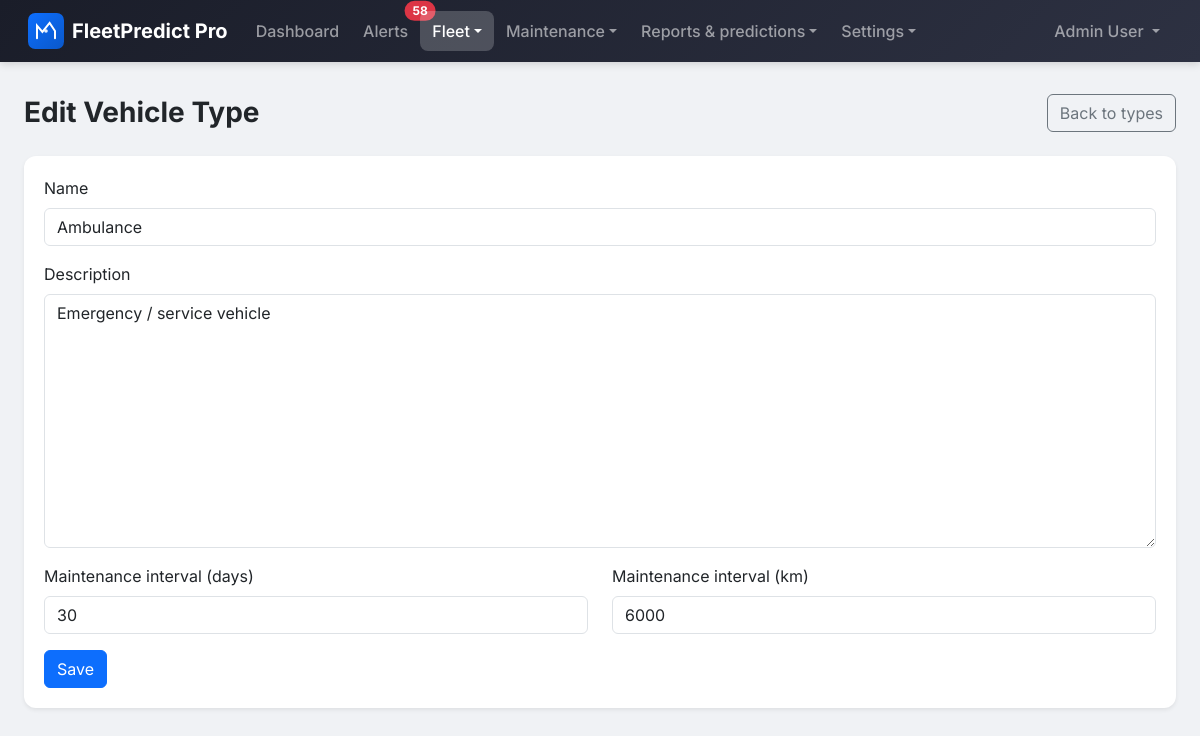
/vehicles/types/10/edit/ (signed in), run on the app's committed database.
### apps/users/models.py (models this page shows, shortened)
class User(AbstractBaseUser, PermissionsMixin):
    class Role(models.TextChoices):
        ADMINISTRATOR = 'administrator', 'Administrator'
        FLEET_MANAGER = 'fleet_manager', 'Fleet Manager'
        MECHANIC = 'mechanic', 'Mechanic'
        DRIVER = 'driver', 'Driver'
    email = models.EmailField(unique=True)
    first_name = models.CharField(max_length=150)
    last_name = models.CharField(max_length=150)
    role = models.CharField(
        max_length=20,
        choices=Role.choices,
        default=Role.DRIVER
    )
    is_active = models.BooleanField(default=True)
    is_staff = models.BooleanField(default=False)
    date_joined = models.DateTimeField(default=timezone.now)
    last_login = models.DateTimeField(null=True, blank=True)
    objects = UserManager()
    USERNAME_FIELD = 'email'
    REQUIRED_FIELDS = ['first_name', 'last_name']
    class Meta:
        verbose_name = 'User'
        verbose_name_plural = 'Users'
        ordering = ['-date_joined']
    def get_full_name(self):
        return f'{self.first_name} {self.last_name}'.strip()
    @property
    def is_driver(self):
        return self.role == self.Role.DRIVER
    def can_manage_vehicles(self):
        return self.role in [self.Role.ADMINISTRATOR, self.Role.FLEET_MANAGER]
    def can_manage_maintenance(self):
        return self.role in [
            self.Role.ADMINISTRATOR,
            self.Role.FLEET_MANAGER,
            self.Role.MECHANIC
        ]
    def can_view_reports(self):
        return self.role in [self.Role.ADMINISTRATOR, self.Role.FLEET_MANAGER]
    def can_manage_platform(self):
        return self.role == self.Role.ADMINISTRATOR

### apps/vehicles/models.py (models this page shows, shortened)
class VehicleType(models.Model):
    name = models.CharField(max_length=100, unique=True)
    description = models.TextField(blank=True)
    maintenance_interval_days = models.PositiveIntegerField(
        default=90,
        help_text='Default maintenance interval in days'
    )
    maintenance_interval_km = models.PositiveIntegerField(
        default=10000,
        help_text='Default maintenance interval in kilometers'
    )
    created_at = models.DateTimeField(auto_now_add=True)
    updated_at = models.DateTimeField(auto_now=True)
    class Meta:
        verbose_name = 'Vehicle Type'
        verbose_name_plural = 'Vehicle Types'
        ordering = ['name']

### apps/vehicles/views.py (the view, shortened to what this page needs)
# urls.py: path('types/<int:pk>/edit/', VehicleTypeUpdateView.as_view(), name='vehicletype_update'),
class VehicleTypeUpdateView(LoginRequiredMixin, AdminRequiredMixin, UpdateView):
    model = VehicleType
    form_class = VehicleTypeForm
    template_name = 'vehicles/vehicletype_form.html'
    context_object_name = 'vehicle_type'
    success_url = reverse_lazy('vehicles:vehicletype_list')

### apps/vehicles/forms.py
class VehicleTypeForm(forms.ModelForm):
    class Meta:
        model = VehicleType
        fields = ('name', 'description', 'maintenance_interval_days', 'maintenance_interval_km')
    def __init__(self, *args, **kwargs):
        super().__init__(*args, **kwargs)
        for field in self.fields.values():
            field.widget.attrs.update({'class': 'form-control'})

### apps/vehicles/views.py (called while the page is built)
    def test_func(self):
        return self.request.user.is_authenticated and getattr(
            self.request.user, 'role', None
        ) == 'administrator'

### fleetpredict/context_processors.py (called while the page is built)
def alerts_unread_count(request):
    out = {'alerts_unread_count': 0}
    if not getattr(request, 'user', None) or not request.user.is_authenticated:
        return out
    user = request.user
    vehicle_ids = Vehicle.objects.filter(is_deleted=False)
    if user.is_driver:
        vehicle_ids = vehicle_ids.filter(assigned_driver=user)
    vehicle_ids = list(vehicle_ids.values_list('id', flat=True))
    if not vehicle_ids:
        return out
    out['alerts_unread_count'] = VehicleAlert.objects.filter(
        vehicle_id__in=vehicle_ids,
        read_at__isnull=True,
    ).count()
    return out

### templates/vehicles/vehicletype_form.html (shortened to what this page needs)
{% extends "base.html" %}
{% block content %}
<div class="d-flex flex-wrap justify-content-between align-items-center gap-2 mb-4">
  <h2 class="page-title mb-0">{% if object %}Edit Vehicle Type{% else %}Add Vehicle Type{% endif %}</h2>
  <a href="{% url 'vehicles:vehicletype_list' %}" class="btn btn-outline-secondary">Back to types</a>
</div>
<div class="card card-fp">
  <div class="card-body">
    <form method="post">
      <div class="mb-3">
        <label for="id_name" class="form-label">Name</label>
        {{ form.name }}
      </div>
      <div class="mb-3">
        <label for="id_description" class="form-label">Description</label>
        {{ form.description }}
      </div>
      <div class="row">
        <div class="col-md-6 mb-3">
          <label for="id_maintenance_interval_days" class="form-label">Maintenance interval (days)</label>
          {{ form.maintenance_interval_days }}
        </div>
        <div class="col-md-6 mb-3">
          <label for="id_maintenance_interval_km" class="form-label">Maintenance interval (km)</label>
          {{ form.maintenance_interval_km }}
        </div>
      </div>
      <button type="submit" class="btn btn-primary">Save</button>
    </form>
  </div>
</div>
{% endblock %}

### templates/base.html (shortened to what this page needs)
{% load static %}
<!DOCTYPE html>
<html lang="en">
<head>
    <link href="https://cdn.jsdelivr.net/npm/bootstrap@5.3/dist/css/bootstrap.min.css" rel="stylesheet">
    <link rel="stylesheet" href="https://cdn.jsdelivr.net/npm/bootstrap-icons@1.11.3/font/bootstrap-icons.min.css">
    <link href="{% static 'css/styles.css' %}" rel="stylesheet">
</head>
<body>
    <nav class="navbar navbar-expand-lg navbar-dark navbar-fp">
        <div class="container-fluid">
            <a class="navbar-brand" href="{% url 'dashboard:index' %}">
                <img src="{% static 'img/logo.svg' %}" alt="" class="fp-logo"> <span>FleetPredict Pro</span>
            </a>
            <div class="collapse navbar-collapse" id="navbarNav">
                <ul class="navbar-nav me-auto">
                    {% if user.is_authenticated %}
                    <li class="nav-item">
                        <a class="nav-link {% if request.resolver_match.namespace == 'dashboard' and request.resolver_match.url_name == 'index' %}active{% endif %}" href="{% url 'dashboard:index' %}">Dashboard</a>
                    </li>
                    <li class="nav-item">
                        <a class="nav-link position-relative {% if request.resolver_match.url_name == 'alerts' %}active{% endif %}" href="{% url 'dashboard:alerts' %}">Alerts{% if alerts_unread_count %}<span class="position-absolute top-0 start-100 translate-middle badge rounded-pill bg-danger">{{ alerts_unread_count }}</span>{% endif %}</a>
                    </li>
                    {% if user.can_manage_vehicles %}
                    <li class="nav-item dropdown">
                        <a class="nav-link dropdown-toggle {% if request.resolver_match.namespace == 'vehicles' %}active{% endif %}" href="#" id="navFleet" role="button" data-bs-toggle="dropdown" aria-expanded="false">Fleet</a>
                    </li>
                    {% else %}
                    <li class="nav-item">
                        <a class="nav-link {% if request.resolver_match.namespace == 'vehicles' %}active{% endif %}" href="{% url 'vehicles:vehicle_list' %}">Vehicles</a>
                    </li>
                    {% endif %}
                    <li class="nav-item dropdown">
                        <a class="nav-link dropdown-toggle " href="#" id="navMaintenance" role="button" data-bs-toggle="dropdown" aria-expanded="false">Maintenance</a>
                    </li>
                    {% if user.can_view_reports %}
                    <li class="nav-item dropdown">
                        <a class="nav-link dropdown-toggle " href="#" id="navReports" role="button" data-bs-toggle="dropdown" aria-expanded="false">Reports &amp; predictions</a>
                    </li>
                    {% endif %}
                    {% if user.can_manage_vehicles or user.can_manage_platform %}
                    <li class="nav-item dropdown">
                        <a class="nav-link dropdown-toggle " href="#" id="navSettings" role="button" data-bs-toggle="dropdown" aria-expanded="false">Settings</a>
                    </li>
                    {% endif %}
                    {% endif %}
                </ul>
                <ul class="navbar-nav">
                    {% if user.is_authenticated %}
                    <li class="nav-item dropdown">
                        <a class="nav-link dropdown-toggle" href="#" id="userDropdown" role="button" data-bs-toggle="dropdown" aria-expanded="false">
                            {{ user.get_full_name|default:user.email }}
                        </a>
                    </li>
                    {% endif %}
                </ul>
            </div>
        </div>
    </nav>
    <main class="container-fluid" id="main-content">
        {% block content %}{% endblock %}
    </main>
</body>
</html>

### static/css/styles.css (style rules this page uses)
:root { --fp-primary: #0d6efd; --fp-primary-dark: #0a58ca; --fp-secondary: #6c757d; --fp-success: #198754; --fp-warning: #ffc107; --fp-danger: #dc3545; --fp-info: #0dcaf0; --fp-light: #f8f9fa; --fp-dark: #212529; --fp-body-bg: #f0f2f5; --fp-card-shadow: 0 0.125rem 0.25rem rgba(0, 0, 0, 0.075); --fp-card-shadow-hover: 0 0.5rem 1rem rgba(0, 0, 0, 0.1); --fp-navbar: linear-gradient(135deg, #1a1d29 0%, #2d3142 100%); --fp-radius: 0.5rem; --fp-radius-lg: 0.75rem; --fp-sidebar-width: 16rem; --fp-spacing-xs: 0.25rem; --fp-spacing-sm: 0.5rem; --fp-spacing-md: 1rem; --fp-spacing-lg: 1.5rem; --fp-spacing-xl: 2rem; --fp-text-xs: 0.75rem; --fp-text-sm: 0.875rem; --fp-text-base: 1rem; --fp-text-lg: 1.125rem; --fp-text-xl: 1.25rem; --fp-focus-ring: 0 0 0 0.2rem rgba(13, 110, 253, 0.4); }
* { box-sizing: border-box; }
body { background: var(--fp-body-bg); color: var(--fp-dark); font-family: "Inter", -apple-system, BlinkMacSystemFont, "Segoe UI", Roboto, sans-serif; min-height: 100vh; line-height: 1.5; }
.navbar-fp { background: var(--fp-navbar) !important; box-shadow: 0 2px 8px rgba(0, 0, 0, 0.15); padding: 0.5rem 1rem; }
.navbar-fp .navbar-brand { font-weight: 700; font-size: 1.25rem; display: flex; align-items: center; gap: 0.5rem; color: #fff !important; }
.navbar-fp .nav-link { font-weight: 500; padding: 0.5rem 0.75rem !important; border-radius: var(--fp-radius); transition: background 0.2s; }
.navbar-fp .nav-link.active { background: rgba(255, 255, 255, 0.2); color: #fff !important; }
.fp-logo { width: 36px; height: 36px; flex-shrink: 0; }
main.container-fluid { max-width: 1400px; margin-left: auto; margin-right: auto; padding: 1.5rem 1rem; }
@media (min-width: 768px) { main.container-fluid { padding: 2rem 1.5rem; } }
.card-fp { background: #fff; border: none; border-radius: var(--fp-radius-lg); box-shadow: var(--fp-card-shadow); transition: box-shadow 0.2s, transform 0.2s; overflow: hidden; }
.card-fp .card-body { padding: 1.25rem; }
.page-title { font-weight: 700; color: var(--fp-dark); margin-bottom: 1.5rem; font-size: 1.5rem; }
@media (min-width: 768px) { .page-title { font-size: 1.75rem; } }

### data on the page
User: get_full_name "Admin User"
VehicleType: name "Ambulance", description "Emergency / service vehicle", maintenance_interval_days "30", maintenance_interval_km "6000"

### other printed values
{{ alerts_unread_count }} "58"
